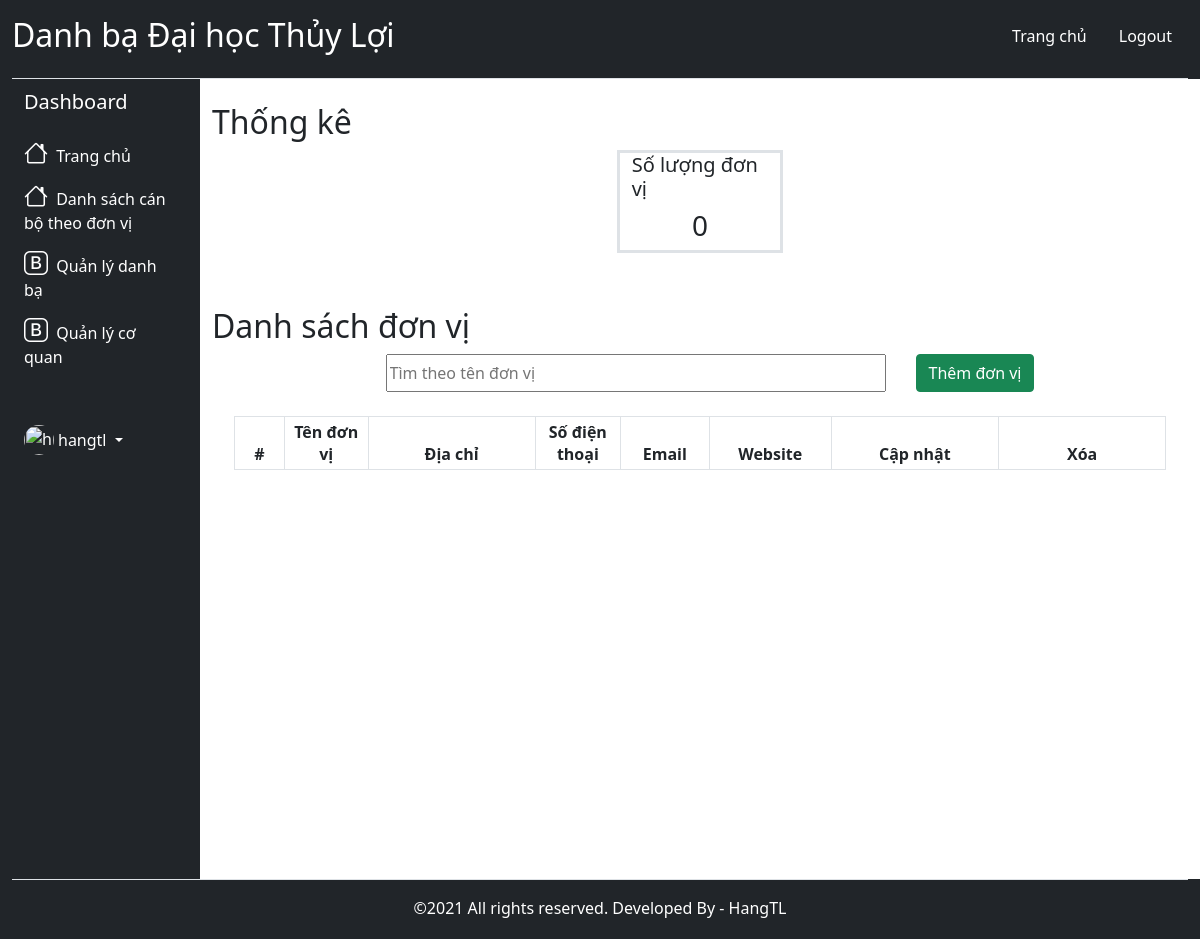
The page /admin/organization-management.php (signed in) on the database as committed earlier.
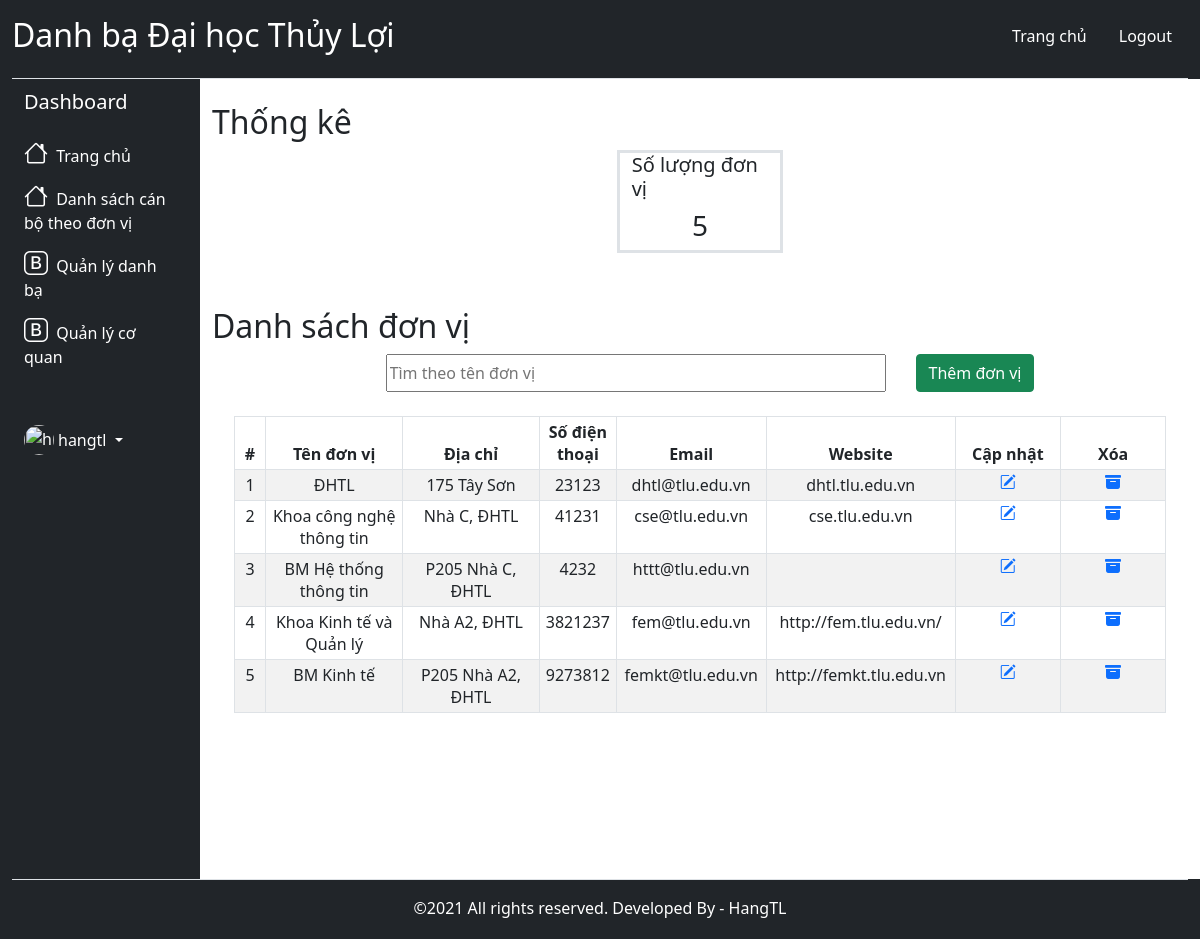
The same page on the database as committed later.
### tables this page shows
CREATE TABLE `tbl_coquan` (
  `id_coquan` int(10) NOT NULL,
  `tendonvi` varchar(255) NOT NULL,
  `diachi` varchar(255) NOT NULL,
  `sdt` int(11) NOT NULL,
  `email_coquan` varchar(255) NOT NULL,
  `website` varchar(255) NOT NULL,
  `id_cha` int(10) NOT NULL
);

### admin/organization-management.php (the view, shortened to what the changed rows need)
<?php
    include('connection.php');
    include("templates/header.php");
?>
                        <div class="col py-4">
                            <h2 class="text-align-center">Thống kê</h2>
                            <div class="row main-content d-flex justify-content-center">
                                <div class="col col-md-2 mx-3 bg-white border border-3">
                                    <h5 >Số lượng đơn vị</h5>
                                    <h3 class=" d-flex justify-content-center">
                                    <?php
                                        $sql1 = "SELECT * FROM tbl_coquan";
                                        $result = mysqli_query($conn,$sql1);
                                        $count_organization = mysqli_num_rows($result);
                                        echo $count_organization;
                                    ?>
                                    </h3>
                                </div>
                            </div>
                            <br>
                            <h2 style="margin-top: 30px;">Danh sách đơn vị</h2>
                            <div class="row main-content" style="margin-left: 1%; margin-right: 1%;">
                                <div class=" bg-white">
                                    <div id=" list-content">
                                        <table class="table table-striped table-sm table-bordered" style="" align="center" id="myTable">
                                            <thead>
                                                <tr>
                                                    <th scope="col" style="width: 30px; overflow: hidden; text-align: center;">#</th>
                                                    <th scope="col" style="width: 50px; overflow: hidden; text-align: center;">Tên đơn vị</th>
                                                    <th scope="col" style="width: 100px; overflow: hidden; text-align: center;">Địa chỉ</th>
                                                    <th scope="col" style="width: 50px; overflow: hidden; text-align: center;">Số điện thoại</th>
                                                    <th scope="col" style="width: 50px; overflow: hidden; text-align: center;">Email</th>
                                                    <th scope="col" style="width: 70px; overflow: hidden; text-align: center;">Website</th>
                                                    <th scope="col"style="overflow: hidden; text-align: center; width: 100px;">Cập nhật</th>
                                                    <th scope="col"style="overflow: hidden; text-align: center; width: 100px;">Xóa</th>
                                                </tr>
                                            </thead>
                                            <tbody>
                                                <?php
                                                    $sql = "SELECT * FROM tbl_coquan ";
                                                    $result = mysqli_query($conn,$sql);
                                                    if(mysqli_num_rows($result)>0){
                                                        $i=1;
                                                        while($row = mysqli_fetch_assoc($result)){
                                                ?>
                                                <tr>
                                                    <td style="width: 30px; overflow: hidden; text-align: center;"><?php echo $i; ?></td>
                                                    <td style="width: 130px; overflow: hidden; text-align: center;"><?php echo $row['tendonvi']; ?></td>
                                                    <td style="width: 130px; overflow: hidden; text-align: center;"><?php echo $row['diachi']; ?></td>
                                                    <td style="width: 70px; overflow: hidden; text-align: center;"><?php echo $row['sdt']; ?></td>
                                                    <td style="width: 130px; overflow: hidden; text-align: center;"><?php echo $row['email_coquan']; ?></td>
                                                    <td style="width: 130px; overflow: hidden; text-align: center;"> <?php echo $row['website']; ?></td>
                                                    <td style="width: 30px; overflow: hidden; text-align: center;"><a href="editUser.php?myid=<?php echo $row['id_coquan']; ?>"><i class="bi bi-pencil-square"></i></a></td>
                                                    <td style="width: 30px; overflow: hidden; text-align: center;"><a href="deleteUser.php?myid=<?php echo $row['id_coquan']; ?>"><i class="bi bi-archive-fill"></i></a></td>
                                                <?php
                                                    $i++;
                                                    }
                                                }
                                                ?>
                                          </tbody>
                                        </table>
                                    </div>
                                </div>
                            </div>
                        </div>
                    </div>
                </div>
    <?php
    include("templates/footer.php");
?>

Rows that differ between the two databases and show on the page:
added tbl_coquan: tendonvi "ĐHTL", diachi "175 Tây Sơn", sdt "23123", email_coquan "dhtl@tlu.edu.vn", website "dhtl.tlu.edu.vn"
added tbl_coquan: tendonvi "Khoa công nghệ thông tin", diachi "Nhà C, ĐHTL", sdt "41231", email_coquan "cse@tlu.edu.vn", website "cse.tlu.edu.vn"
added tbl_coquan: tendonvi "BM Hệ thống thông tin", diachi "P205 Nhà C, ĐHTL", sdt "4232", email_coquan "httt@tlu.edu.vn"
added tbl_coquan: tendonvi "Khoa Kinh tế và Quản lý", diachi "Nhà A2, ĐHTL", sdt "3821237", email_coquan "fem@tlu.edu.vn", website "http://fem.tlu.edu.vn/"
added tbl_coquan: tendonvi "BM Kinh tế", diachi "P205 Nhà A2, ĐHTL", sdt "9273812", email_coquan "femkt@tlu.edu.vn", website "http://femkt.tlu.edu.vn"
Other text that changed with them:
$count_organization: "0" → "5"
